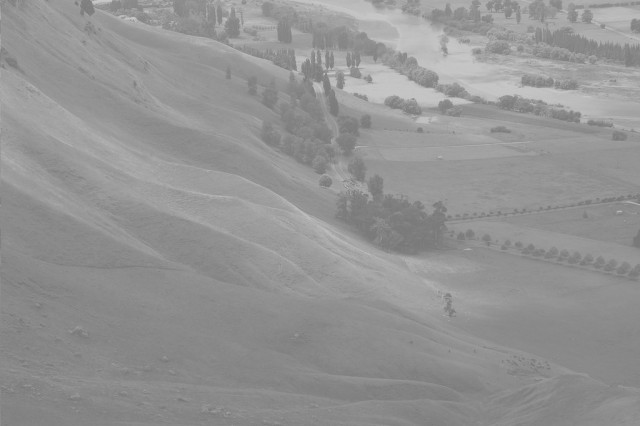
#> input picture Hawkes.jpg, 640 x 426 px
$ jupyter execute 'histogram eq.ipynb'
#> lines starting #> are read from the running program, lines starting #| are printed output that depends on the picture
[cell 1]
import cv2
import numpy as np
from matplotlib import pyplot as plt

[cell 2]
image = cv2.imread("Hawkes.jpg",cv2.COLOR_BGR2GRAY)
#> image is the input picture: shape (426, 640, 3); min 117, max 203, mean 147.5
image = cv2.cvtColor(image, cv2.COLOR_RGB2GRAY )
#> image: shape (426, 640)

plt.imshow(image)
plt.gray()
plt.show()
plt.subplot(1,2,1),plt.hist(image.ravel(),256,[0,256])
image = cv2.equalizeHist(image)
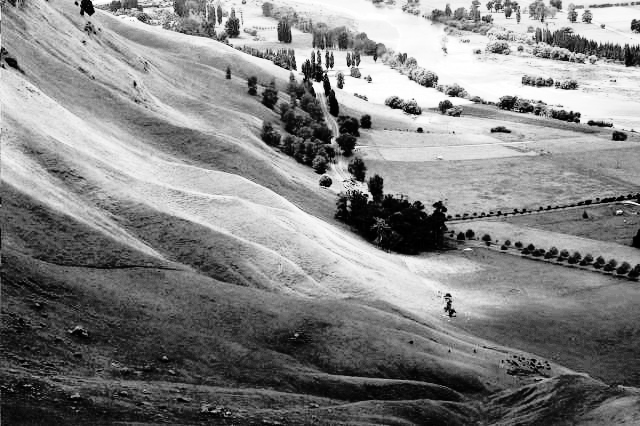
#> image: shape (426, 640); min 0, max 255, mean 130.7
plt.subplot(1,2,2),plt.hist(image.ravel(),256,[0,256])
plt.show()
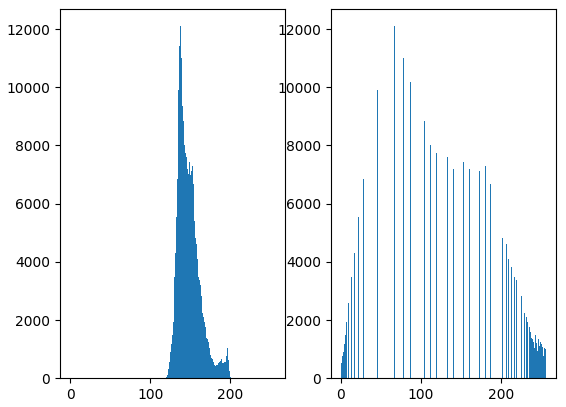
#> figure drawn by matplotlib, 2 panels; panel 1: tallest bar 12097 high, from x = 137 to 138; panel 2: tallest bar 12097 high, from x = 67 to 68
plt.imshow(image)
plt.gray()
plt.show()
cv2.waitKey(0)
